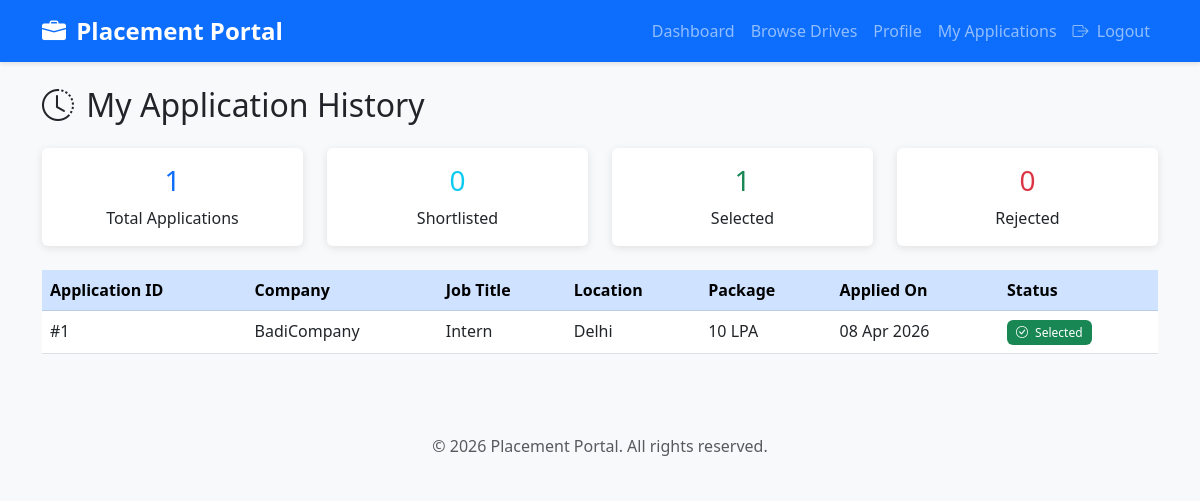
Page /student/application_history (signed in) on the committed database.
### models.py (models this page shows, shortened)
class Application(db.Model):
    __tablename__ = 'application'
    id = db.Column(db.Integer, primary_key=True)
    student_id = db.Column(db.Integer, db.ForeignKey('student.id'), nullable=False)
    drive_id = db.Column(db.Integer, db.ForeignKey('placement_drive.id'), nullable=False)
    application_date = db.Column(db.DateTime, default=datetime.utcnow)
    status = db.Column(db.String(20), default='Applied')  # Applied, Shortlisted, Selected, Rejected
    cover_letter = db.Column(db.Text)
    __table_args__ = (
        db.UniqueConstraint('student_id', 'drive_id', name='unique_application'),
    )

class Company(UserMixin, db.Model):
    __tablename__ = 'company'
    id = db.Column(db.Integer, primary_key=True)
    company_name = db.Column(db.String(100), nullable=False)
    email = db.Column(db.String(120), unique=True, nullable=False)
    password_hash = db.Column(db.String(200), nullable=False)
    hr_name = db.Column(db.String(100), nullable=False)
    hr_contact = db.Column(db.String(15), nullable=False)
    website = db.Column(db.String(200))
    description = db.Column(db.Text)
    is_approved = db.Column(db.Boolean, default=False)  # Admin approval required
    is_blacklisted = db.Column(db.Boolean, default=False)
    created_at = db.Column(db.DateTime, default=datetime.utcnow)
    placement_drives = db.relationship('PlacementDrive', backref='company', lazy=True, cascade='all, delete-orphan')

class PlacementDrive(db.Model):
    __tablename__ = 'placement_drive'
    id = db.Column(db.Integer, primary_key=True)
    company_id = db.Column(db.Integer, db.ForeignKey('company.id'), nullable=False)
    job_title = db.Column(db.String(100), nullable=False)
    job_description = db.Column(db.Text, nullable=False)
    eligibility_criteria = db.Column(db.Text, nullable=False)  # e.g., "CGPA >= 7.0"
    min_cgpa = db.Column(db.Float, default=0.0)
    salary_package = db.Column(db.String(50))  # e.g., "10-12 LPA"
    job_location = db.Column(db.String(100))
    application_deadline = db.Column(db.DateTime, nullable=False)
    status = db.Column(db.String(20), default='Pending')  # Pending, Approved, Closed, Rejected
    created_at = db.Column(db.DateTime, default=datetime.utcnow)
    applications = db.relationship('Application', backref='placement_drive', lazy=True, cascade='all, delete-orphan')

### app.py (the view)
@app.route('/student/application_history')
@login_required
def student_application_history():
    if not isinstance(current_user, Student):
        flash('Unauthorized access!', 'danger')
        return redirect(url_for('index'))
    applications = Application.query.filter_by(student_id=current_user.id).order_by(Application.application_date.desc()).all()
    return render_template('student/application_history.html', applications=applications)

### app.py (called while the page is built)
@login_manager.user_loader
def load_user(user_id):
    if user_id.startswith('admin_'):
        return Admin.query.get(int(user_id.split('_')[1]))
    elif user_id.startswith('company_'):
        return Company.query.get(int(user_id.split('_')[1]))
    elif user_id.startswith('student_'):
        return Student.query.get(int(user_id.split('_')[1]))
    return None

### templates/student/application_history.html (shortened to what this page needs)
{% extends "base.html" %}
{% block content %}
<h2 class="mb-4"><i class="bi bi-clock-history"></i> My Application History</h2>
<div class="row mb-4">
    <div class="col-md-3">
        <div class="card text-center">
            <div class="card-body">
                <h3 class="text-primary">{{ applications|length }}</h3>
                <p class="mb-0">Total Applications</p>
            </div>
        </div>
    </div>
    <div class="col-md-3">
        <div class="card text-center">
            <div class="card-body">
                <h3 class="text-info">{{ applications|selectattr('status', 'equalto', 'Shortlisted')|list|length }}</h3>
                <p class="mb-0">Shortlisted</p>
            </div>
        </div>
    </div>
    <div class="col-md-3">
        <div class="card text-center">
            <div class="card-body">
                <h3 class="text-success">{{ applications|selectattr('status', 'equalto', 'Selected')|list|length }}</h3>
                <p class="mb-0">Selected</p>
            </div>
        </div>
    </div>
    <div class="col-md-3">
        <div class="card text-center">
            <div class="card-body">
                <h3 class="text-danger">{{ applications|selectattr('status', 'equalto', 'Rejected')|list|length }}</h3>
                <p class="mb-0">Rejected</p>
            </div>
        </div>
    </div>
</div>
<div class="table-responsive">
    <table class="table table-hover">
        <thead class="table-primary">
            <tr>
                <th>Application ID</th>
                <th>Company</th>
                <th>Job Title</th>
                <th>Location</th>
                <th>Package</th>
                <th>Applied On</th>
                <th>Status</th>
            </tr>
        </thead>
        <tbody>
            {% for app in applications %}
            <tr>
                <td>#{{ app.id }}</td>
                <td>{{ app.placement_drive.company.company_name }}</td>
                <td>{{ app.placement_drive.job_title }}</td>
                <td>{{ app.placement_drive.job_location or 'N/A' }}</td>
                <td>{{ app.placement_drive.salary_package or 'N/A' }}</td>
                <td>{{ app.application_date.strftime('%d %b %Y') }}</td>
                <td>
                    {% if app.status == 'Selected' %}
                        <span class="badge bg-success"><i class="bi bi-check-circle"></i> {{ app.status }}</span>
                    {% elif app.status == 'Shortlisted' %}
                        <span class="badge bg-info"><i class="bi bi-star"></i> {{ app.status }}</span>
                    {% elif app.status == 'Rejected' %}
                        <span class="badge bg-danger"><i class="bi bi-x-circle"></i> {{ app.status }}</span>
                    {% else %}
                        <span class="badge bg-warning"><i class="bi bi-hourglass-split"></i> {{ app.status }}</span>
                    {% endif %}
                </td>
            </tr>
            {% endfor %}
        </tbody>
    </table>
</div>
{% endblock %}

### static/css/style.css (style rules this page uses)
body { font-family: 'Segoe UI', Tahoma, Geneva, Verdana, sans-serif; background-color: #f8f9fa; }
.card { border: none; box-shadow: 0 2px 8px rgba(0,0,0,0.1); transition: transform 0.3s ease, box-shadow 0.3s ease; }
.badge { padding: 0.5em 0.75em; font-weight: 500; }
thead { position: sticky; top: 0; z-index: 10; }
.bi { margin-right: 0.25rem; }
.table-hover tbody tr { cursor: pointer; }

### rows in the picture
Application: id "1", placement_drive.company.company_name "BadiCompany", placement_drive.job_title "Intern", placement_drive "Delhi", placement_drive "10 LPA", application_date "08 Apr 2026", status "Selected"

### other values in the picture
{{ applications|length }} "1"
{{ applications|selectattr('status', 'equalto', 'Selected')|list|length }} "1"
{{ applications|selectattr('status', 'equalto', 'Rejected')|list|length }} "0"
